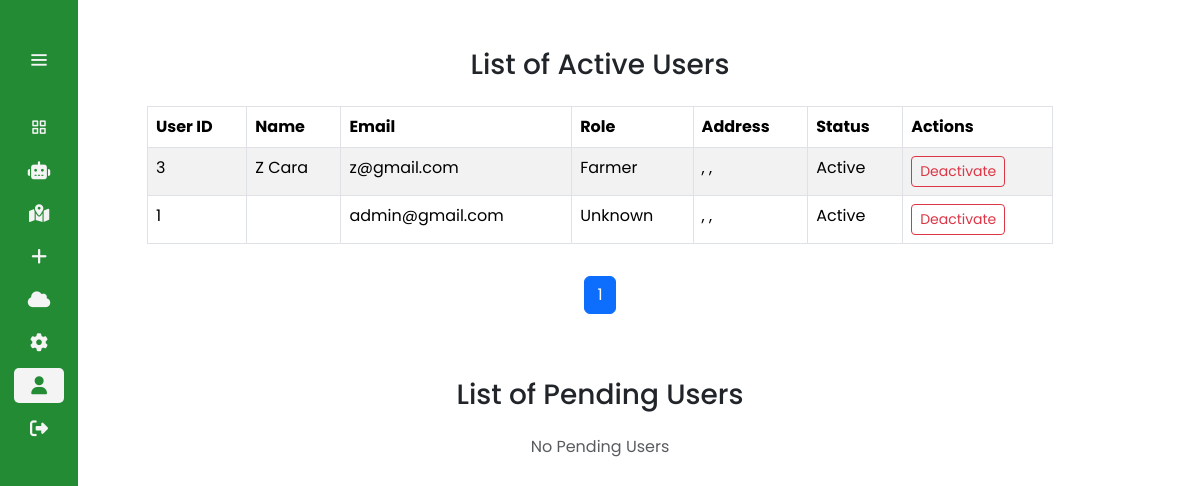
The app's page /user_management (signed in), older data.
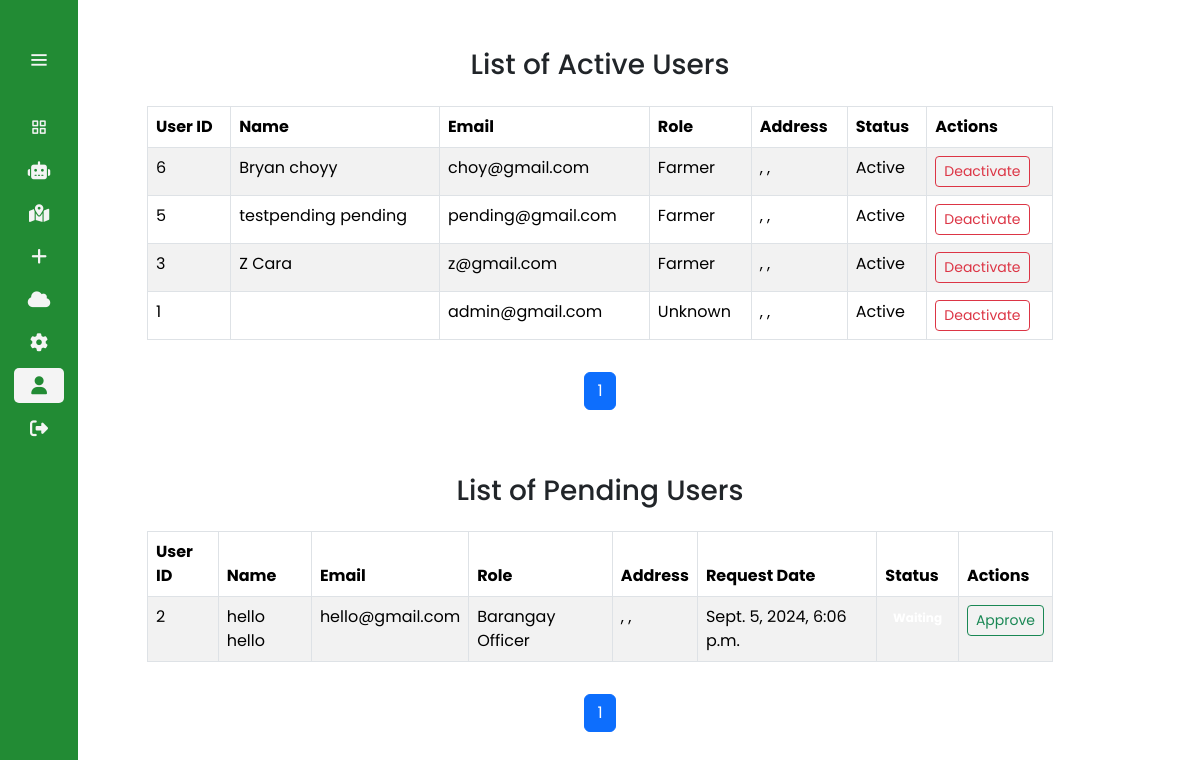
The same page, newer data.
### app_agrosavvy/models.py (models this page shows, shortened)
class CustomUser(AbstractUser):
    email = models.EmailField(unique=True)
    firstname = models.CharField(max_length=30, blank=True)
    lastname = models.CharField(max_length=30, blank=True)
    date_of_birth = models.DateField(null=True, blank=True)
    profile_picture = models.ImageField(upload_to='profile_pictures/', null=True, blank=True)
    roleuser = models.ForeignKey(RoleUser, on_delete=models.SET_NULL, blank=True, null=True)
    active_status = models.BooleanField(default=True) #used custom instead of default is_active
    is_approved = models.BooleanField(default=False)
    request_date = models.DateTimeField(auto_now_add=True)
    approved_date = models.DateTimeField(null=True, blank=True)
    approved_by = models.ForeignKey(settings.AUTH_USER_MODEL, null=True, blank=True, on_delete=models.SET_NULL, related_name='approved_users')
    class Meta:
        ordering = ['-approved_date']

class PendingUser(models.Model):
    username = models.CharField(max_length=150, unique=False)
    password = models.CharField(max_length=128)
    email = models.EmailField(unique=True)
    firstname = models.CharField(max_length=30, blank=True)
    lastname = models.CharField(max_length=30, blank=True)
    date_of_birth = models.DateField(null=True, blank=True)
    roleuser = models.ForeignKey(RoleUser, on_delete=models.SET_NULL, blank=True, null=True)
    request_date = models.DateTimeField(auto_now_add=True)
    USERNAME_FIELD = 'username'
    REQUIRED_FIELDS = ['email', 'firstname', 'lastname']

### app_agrosavvy/views.py (the view)
# urls.py: path('user_management', views.user_management, name='user_management'),
def user_management(request):
    if request.user.is_authenticated and request.user.roleuser.roleuser == "da_admin":
        registered_users = CustomUser.objects.exclude(roleuser__roleuser="da_admin")
        pending_users = PendingUser.objects.exclude(roleuser__roleuser="da_admin")
        paginator = Paginator(registered_users, 4)
        page_number = request.GET.get("page")
        registered_users_page_obj = paginator.get_page(page_number)
        paginator = Paginator(pending_users, 4)
        page_number = request.GET.get("page")
        pending_users_page_obj = paginator.get_page(page_number)
        context = {
            "registered_users": registered_users,
            "registered_users_page_obj": registered_users_page_obj,
            "pending_users": pending_users,
            "pending_users_page_obj": pending_users_page_obj,
        }
    return render(request, "app_agrosavvy/user_management.html", context)

### app_agrosavvy/templates/app_agrosavvy/user_management.html (shortened to what this page needs)
{% extends 'base.html' %}
{% load static %}
{% block content %}
<div class="container mt-5">
    <h3 class="text-center mb-4">List of Active Users</h3>
    <div class="row justify-content-center">
        <div class="col-md-10">
            {% if registered_users %}
            <div class="table-responsive">
                <table class="table table-striped table-bordered table-hover">
                    <thead class="thead-dark">
                        <tr>
                            <th>User ID</th>
                            <th>Name</th>
                            <th>Email</th>
                            <th>Role</th>
                            <th>Address</th>
                            <th>Status</th>
                            <th>Actions</th>
                        </tr>
                    </thead>
                    <tbody>
                        {% for registered_user in registered_users_page_obj %}
                        <tr>
                            <td>{{ registered_user.id }}</td>
                            <td>{{ registered_user.firstname }} {{ registered_user.lastname }}</td>
                            <td>{{ registered_user.email }}</td>
                            <td>
                                {% if registered_user.roleuser.roleuser == "farmer" %}
                                Farmer
                                {% elif registered_user.roleuser.roleuser == "brgy_officer" %}
                                Barangay Officer
                                {% elif registered_user.roleuser.roleuser == "da_admin" %}
                                DA Admin
                                {% else %}
                                Unknown
                                {% endif %}
                            </td>
                            <td>
                                {{ registered_user.useraddress.barangay }},
                                {{ registered_user.useraddress.city_municipality }},
                            </td>
                            <td>
                                {% if registered_user.active_status %}
                                Active
                                {% else %}
                                Deactivated
                                {% endif %}
                            </td>
                            <td>
                                <div class="btn-group" role="group">
                                    {% if registered_user.active_status %}
                                    <form method="post" action="{% url 'admin_deactivate_account' registered_user.id %}" onsubmit="confirmDeactivation(event)">
                                        <button type="submit" class="btn btn-sm btn-outline-danger" onclick="return confirm('Are you sure you want to deactivate this user?')">Deactivate</button>
                                    </form>
                                    {% else %}
                                    <form method="post" action="{% url 'admin_activate_account' registered_user.id %}" onsubmit="confirmActivation(event)">
                                        {% csrf_token %}
                                        <button type="submit" class="btn btn-sm btn-outline-success" onclick="return confirm('Are you sure you want to activate this user?')">Activate</button>
                                    </form>
                                    {% endif %}
                                </div>
                            </td>
                        </tr>
                        {% endfor %}
                    </tbody>
                </table>
            </div>
            <nav aria-label="Page navigation" class="mt-3">
                <ul class="pagination justify-content-center">
                    {% for num in registered_users_page_obj.paginator.page_range %}
                    <li class="page-item {% if registered_users_page_obj.number == num %}active{% endif %}">
                        <a class="page-link" href="?page={{ num }}">{{ num }}</a>
                    </li>
                    {% endfor %}
                </ul>
            </nav>
            {% else %}
            <p class="text-muted text-center">No Registered Users</p>
            {% endif %}
        </div>
    </div>
    <h3 class="text-center mb-4 mt-5">List of Pending Users</h3>
    <div class="row justify-content-center">
        <div class="col-md-10">
            {% if pending_users %}
            <div class="table-responsive">
                <table class="table table-striped table-bordered table-hover">
                    <thead class="thead-dark">
                        <tr>
                            <th>User ID</th>
                            <th>Name</th>
                            <th>Email</th>
                            <th>Role</th>
                            <th>Address</th>
                            <th>Request Date</th>
                            <th>Status</th>
                            <th>Actions</th>
                        </tr>
                    </thead>
                    <tbody>
                        {% for pending_user in pending_users_page_obj %}
                        <tr>
                            <td>{{ pending_user.id }}</td>
                            <td>{{ pending_user.firstname }} {{ pending_user.lastname }}</td>
                            <td>{{ pending_user.email }}</td>
                            <td>
                                {% if pending_user.roleuser.roleuser == "farmer" %}
                                Farmer
                                {% elif pending_user.roleuser.roleuser == "brgy_officer" %}
                                Barangay Officer
                                {% else %}
                                Unknown
                                {% endif %}
                            </td>
                            <td>
                                {{ pending_user.useraddress.barangay }},
                                {{ pending_user.useraddress.city_municipality }},
                            </td>
                            <td>{{ pending_user.request_date }}</td>
                            <td><span class="badge badge-warning">Waiting</span></td>
                            <td>
                                <form method="post" action="{% url 'admin_approve_user' pending_user.id %}" onsubmit="confirmApproval(event)">
                                    <button type="submit" class="btn btn-sm btn-outline-success" onclick="return confirm('Are you sure you want to approve this user?')">Approve</button>
                                </form>
                            </td>
                        </tr>
                        {% endfor %}
                    </tbody>
                </table>
            </div>
            <nav aria-label="Page navigation" class="mt-3">
                <ul class="pagination justify-content-center">
                    {% for num in pending_users_page_obj.paginator.page_range %}
                    <li class="page-item {% if pending_users_page_obj.number == num %}active{% endif %}">
                        <a class="page-link" href="?page={{ num }}">{{ num }}</a>
                    </li>
                    {% endfor %}
                </ul>
            </nav>
            {% else %}
            <p class="text-muted text-center">No Pending Users</p>
            {% endif %}
        </div>
    </div>
</div>
{% endblock %}

### templates/base.html (shortened to what this page needs)
{% load static %}
<!DOCTYPE html>
<html lang="en">
<head>
  <link href="https://cdn.jsdelivr.net/npm/bootstrap@5.3.3/dist/css/bootstrap.min.css" rel="stylesheet"
>
  <link rel="stylesheet" href="https://cdnjs.cloudflare.com/ajax/libs/font-awesome/6.4.2/css/all.min.css" />
  <link href='https://api.mapbox.com/mapbox-gl-js/v2.14.1/mapbox-gl.css' rel='stylesheet' />
</head>
<body>
  {% include 'sidebar.html' %}
  <main class="container">
    {% block content %}{% endblock %}
  </main>
</body>
</html>

### templates/sidebar.html (shortened to what this page needs)
<link href='https://unpkg.com/boxicons@2.1.4/css/boxicons.min.css' rel='stylesheet'>
<div class="sidebar">
  <br>
  <div class="logo_details">
    <i class="bx bx-menu" id="btn"></i>
  </div>
  <ul class="nav-list">
    <li>
      <a href="{% url 'dashboard' %}">
        <i class="bx bx-grid-alt"></i>
      </a>
    </li>
    <li>
      <a href="{% url 'ai' %}">
        <i class="fa-solid fa-robot"></i>
      </a>
    </li>
    <li>
      <a href="{% url 'map' %}">
        <i class="fa-solid fa-map-location-dot"></i>
      </a>
    </li>
    <li>
      <a href="{% url 'add_field' %}">
        <i class="fa-solid fa-plus"></i>
      </a>
    </li>
    <li>
      <a href="{% url 'weather' %}">
        <i class="fa-solid fa-cloud"></i>
      </a>
    </li>
    <li>
      <a href="{% url 'settings' %}">
        <i class="fa-solid fa-gear"></i>
      </a>
    </li>
    <li>
      <a href="{% url 'user_management' %}">
        <i class="fa-solid fa-user"></i>
      </a>
    </li>
    <li>
      <a href="{% url 'my_logout' %}">
        <i class="fas fa-sign-out-alt"></i>
      </a>
    </li>
  </ul>
</div>

### templates/sidebar.html (style rules this page uses)
:root { --color-default: #228b34; --color-white: #f4f4f4; }
* { padding: 0%; margin: 0%; box-sizing: border-box; font-family: 'Poppins', sans-serif; }
body { min-height: 100vh; }
.sidebar { min-height: 100vh; width: 78px; padding: 6px 14px; z-index: 99; background-color: var(--color-default); transition: all .5s ease; position: fixed; top: 0; left: 0; }
.sidebar .logo_details { height: 60px; display: flex; align-items: center; position: relative; }
.sidebar .logo_details #btn { position: absolute; top: 50%; right: 0; transform: translateY(-50%); font-size: 23px; text-align: center; cursor: pointer; transition: all .5s ease; }
.sidebar i { color: var(--color-white); height: 60px; line-height: 60px; min-width: 50px; font-size: 25px; text-align: center; }
.sidebar .nav-list { margin-top: 20px; height: 100%; padding-left: 0px; }
.sidebar li { position: relative; margin: 8px 0; list-style: none; }
.sidebar li a { display: flex; height: 100%; width: 100%; align-items: center; text-decoration: none; background-color: var(--color-default); position: relative; transition: all .5s ease; z-index: 12; }
.sidebar li a::after { content: ""; position: absolute; width: 100%; height: 100%; transform: scaleX(0); background-color: var(--color-white); border-radius: 5px; transition: transform 0.3s ease-in-out; transform-origin: left; z-index: -2; }
.sidebar li i { height: 35px; line-height: 35px; font-size: 18px; border-radius: 5px; }
.sidebar li a.active::after { transform: scaleX(1); color: var(--color-default); }
.sidebar li a.active .link_name, .sidebar li a.active i { color: var(--color-default); }

Row changes from the older to the newer data that the page shows:
added CustomUser: id "6", firstname "Bryan", lastname "choyy", email "choy@gmail.com", shows "Farmer", active_status "Active"
added CustomUser: id "5", firstname "testpending", lastname "pending", email "pending@gmail.com", shows "Farmer", active_status "Active"
added PendingUser: id "2", firstname "hello", lastname "hello", email "hello@gmail.com", shows "Barangay Officer", request_date "Sept. 5, 2024, 6:06 p.m."
Text that changed along with them:
text no longer shown: "No Pending Users"
text now shown: "User ID Name Email Role Address Request Date Status Actions"
new list line: "1"
